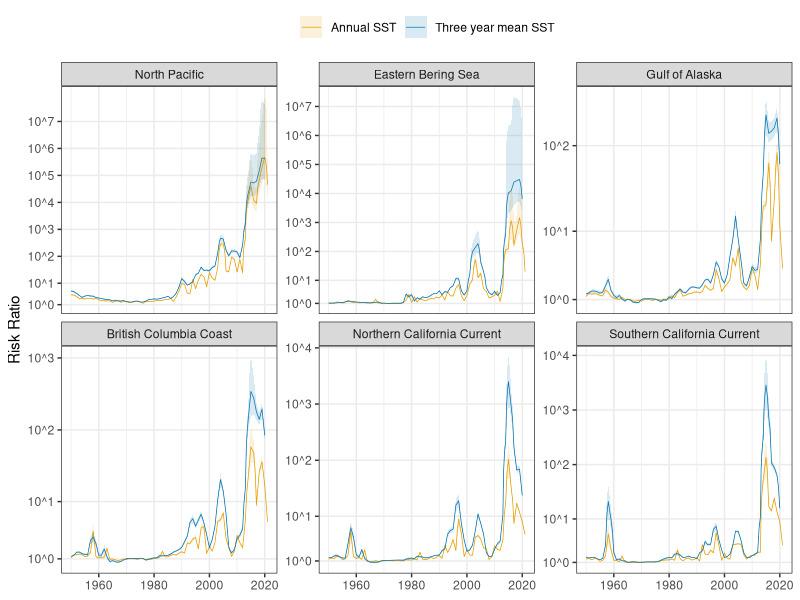
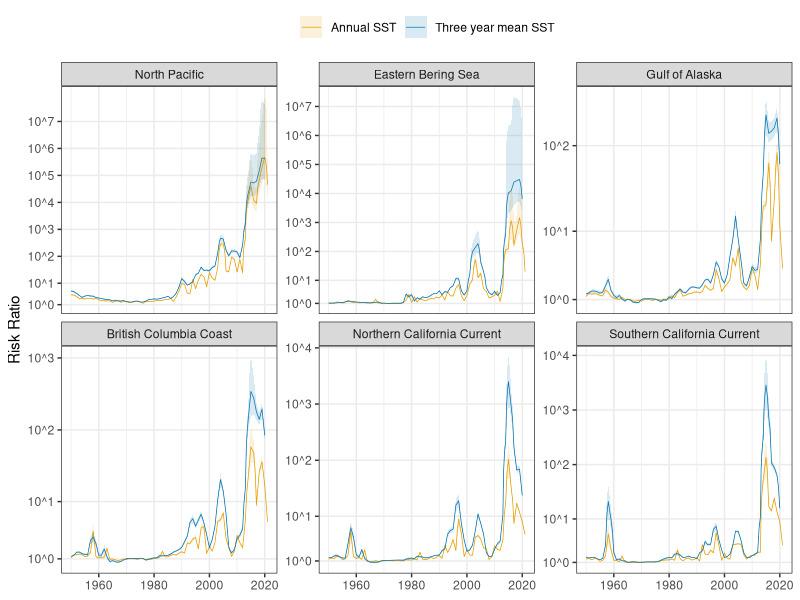

Generate these figures, in order, with R:
# annual vs 3-yr mean FAR / RR comparison

library(tidyverse)

cb <- c("#999999", "#E69F00", "#56B4E9", "#009E73", "#F0E442", "#0072B2", "#D55E00", "#CC79A7")
theme_set(theme_bw())


dat <- read.csv("./CMIP6/summaries/complete_FAR_RR_time_series_with_uncertainty.csv")

dat$window_plot <- reorder(dat$window_plot, dat$window.order)
dat$region_plot <- reorder(dat$region_plot, dat$region_order)

g <- ggplot(dat) +
  geom_line(aes(x = year, y = RR, color = window_plot), size = 0.25) +
  geom_ribbon(aes(x = year, ymin = lower_RR, ymax = upper_RR, fill = window_plot), alpha = 0.15) +
  facet_wrap(~region_plot, scales = "free_y") +
  ylab("Risk Ratio") +
  theme(axis.title.x = element_blank(),
        legend.title = element_blank(),
        legend.position = "top") +
  scale_color_manual(values = cb[c(2,6)]) +
  scale_fill_manual(values = cb[c(2,6)]) +
  coord_trans(y = "pseudo_log") +
  scale_y_continuous(breaks=c(1, 10, 100, 1000, 10000, 100000, 1000000, 10000000),
                     minor_breaks = NULL,
                     labels = c("10^0",
                                "10^1",
                                "10^2",
                                "10^3",
                                "10^4",
                                "10^5",
                                "10^6",
                                "10^7")) 


print(g)

ggsave("./CMIP6/figs/RR_rolling_window_time_series_annual_3yr.png", height = 4.5, width = 8, units = 'in')  
